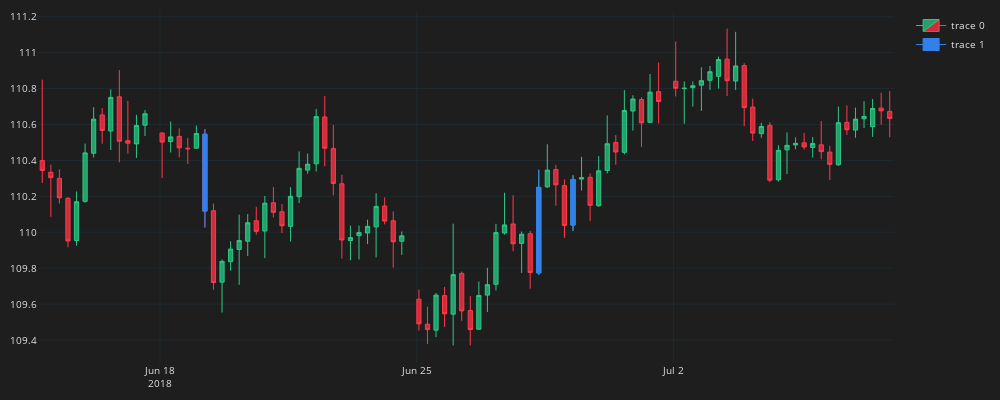

The code cell stored with this chart in its notebook:
### Code cell
plot_candles(df_plot, df_markers)
